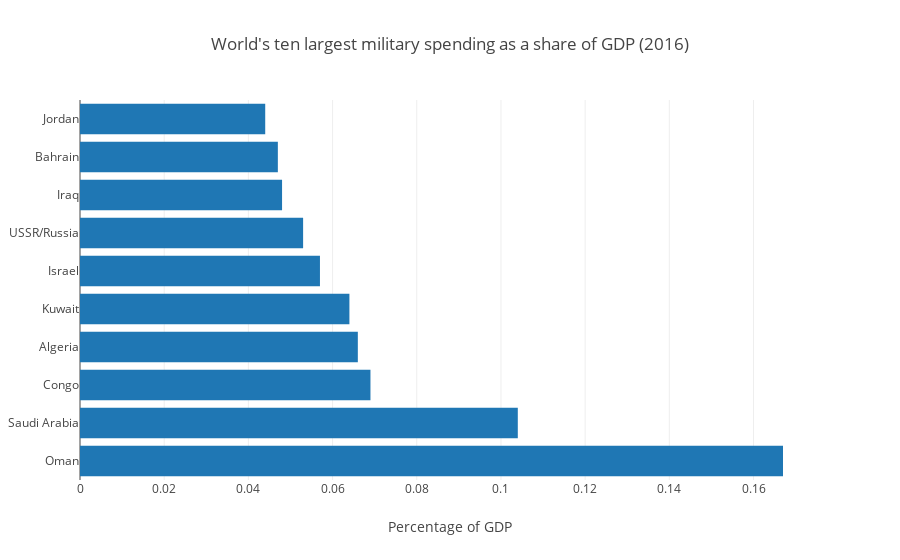

Write notebook code for a chart like this one.
### Markdown cell above
*The Unites States dominates the world military spending and the figure is disproportionately large. China and Russia are the second major powers after USA.*

### Code cell
#Using the same data, but analysis on the basis of expenditure as a share of GDP
milex_LargestGDP= milex_2016.sort_values(['Expenditure as % of GDP'], ascending=False).head(10).reset_index()
milex_LargestGDP
#Bar chart using plotly
data = [Bar(x=milex_LargestGDP['Expenditure as % of GDP'], y=milex_LargestGDP.Country, orientation='h')]

layout = Layout(title="World's ten largest military spending as a share of GDP (2016)",
                xaxis=dict(title='Percentage of GDP',
                          ))
fig = Figure(data=data, layout=layout)

iplot(fig)

### Figure 1 — Plotly figure (JSON) as saved in the notebook; plotly's stock layout.template omitted (floating-point values rounded to 4 significant figures)
{"data": [{"orientation": "h", "type": "bar", "x": [0.167, 0.104, 0.069, 0.066, 0.064, 0.057, 0.053, 0.048, 0.047, 0.044], "y": ["Oman", "Saudi Arabia", "Congo", "Algeria", "Kuwait", "Israel", "USSR/Russia", "Iraq", "Bahrain", "Jordan"]}], "layout": {"title": "World's ten largest military spending as a share of GDP (2016)", "xaxis": {"title": "Percentage of GDP"}}}
